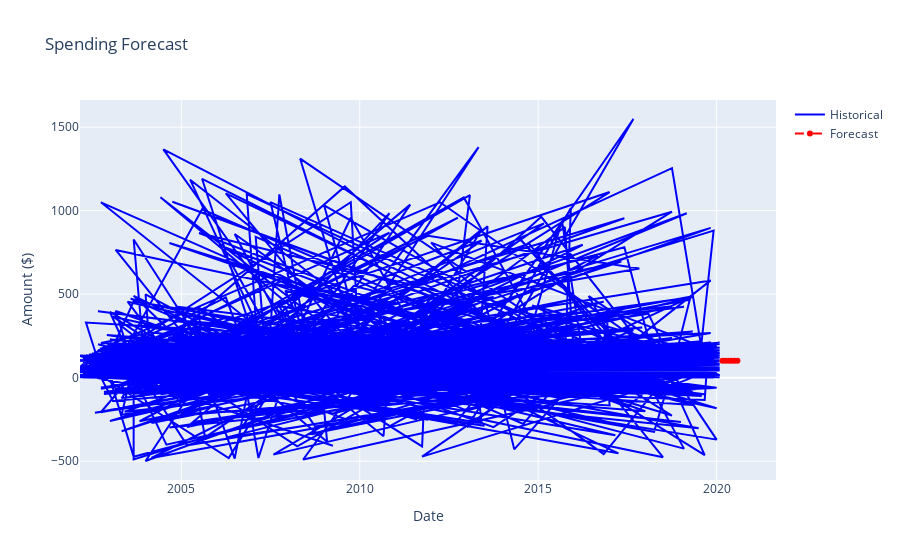

Notebook code cell kept with this figure:
### Markdown cell above
## 5. Future Spending Predictions

### Code cell
# Train predictor and make future predictions
predictor = FinancialPredictor()
score = predictor.train(transactions)
print(f"Model R² Score: {score:.4f}")

future = predictor.predict_future_spending(transactions, months_ahead=6)
fig = plot_spending_forecast(transactions, future)
fig.show()

### Figure 1 — Plotly figure (JSON) as saved in the notebook; plotly's stock layout.template omitted (floating-point values rounded to 4 significant figures; data arrays with more than 128 entries replaced by an {"elided": "..."} marker saying what was removed)
{"data": [{"line": {"color": "blue"}, "name": "Historical", "type": "scatter", "x": {"elided": "10000 str values"}, "y": {"elided": "10000 float values"}}, {"line": {"color": "red", "dash": "dash"}, "name": "Forecast", "type": "scatter", "x": ["2020-03-01T00:00:00", "2020-04-01T00:00:00", "2020-05-01T00:00:00", "2020-06-01T00:00:00", "2020-07-01T00:00:00", "2020-08-01T00:00:00"], "y": [101.7, 101.7, 101.7, 101.7, 101.7, 101.8]}], "layout": {"hovermode": "x unified", "title": {"text": "Spending Forecast"}, "xaxis": {"title": {"text": "Date"}}, "yaxis": {"title": {"text": "Amount ($)"}}}}
